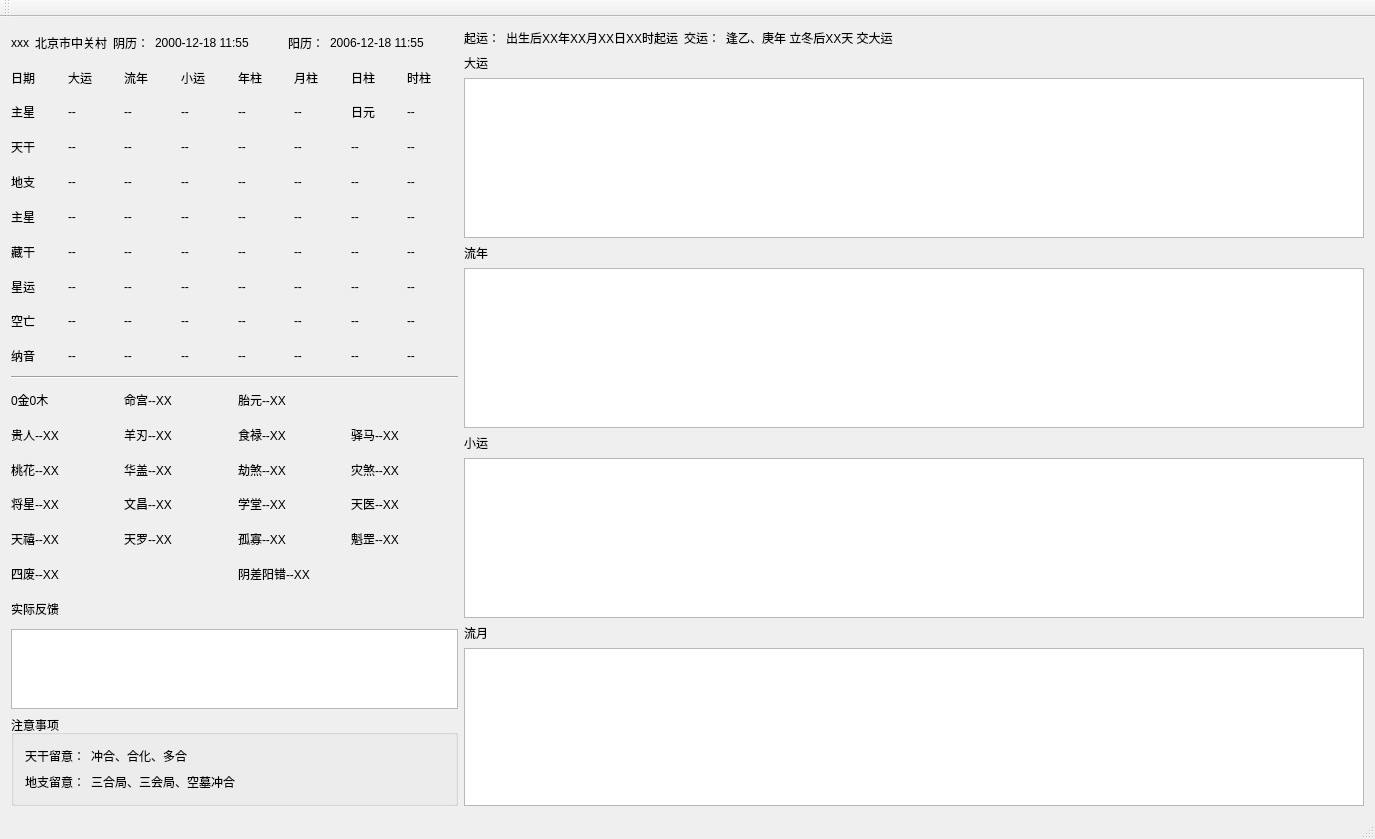
<?xml version="1.0" encoding="UTF-8"?>
<ui version="4.0">
 <class>MainWindow</class>
 <widget class="QMainWindow" name="MainWindow">
  <property name="geometry">
   <rect>
    <x>0</x>
    <y>0</y>
    <width>1375</width>
    <height>839</height>
   </rect>
  </property>
  <property name="windowTitle">
   <string>MainWindow</string>
  </property>
  <widget class="QWidget" name="centralWidget">
   <layout class="QGridLayout" name="gridLayout_2">
    <item row="0" column="0">
     <layout class="QGridLayout" name="gridLayout">
      <item row="0" column="0" rowspan="9">
       <layout class="QVBoxLayout" name="verticalLayout_6">
        <item>
         <layout class="QHBoxLayout" name="horizontalLayout_23">
          <item>
           <widget class="QLabel" name="label_Name_value">
            <property name="text">
             <string>xxx</string>
            </property>
           </widget>
          </item>
          <item>
           <widget class="QLabel" name="label_address">
            <property name="text">
             <string>北京市中关村</string>
            </property>
           </widget>
          </item>
          <item>
           <widget class="QLabel" name="label_lunar">
            <property name="text">
             <string>阴历：</string>
            </property>
           </widget>
          </item>
          <item>
           <widget class="QLabel" name="label_lunar_value">
            <property name="text">
             <string>2000-12-18 11:55</string>
            </property>
           </widget>
          </item>
          <item>
           <spacer name="horizontalSpacer_7">
            <property name="orientation">
             <enum>Qt::Horizontal</enum>
            </property>
            <property name="sizeHint" stdset="0">
             <size>
              <width>40</width>
              <height>20</height>
             </size>
            </property>
           </spacer>
          </item>
          <item>
           <widget class="QLabel" name="label_solar">
            <property name="text">
             <string>阳历：</string>
            </property>
           </widget>
          </item>
          <item>
           <widget class="QLabel" name="label_solar_value">
            <property name="text">
             <string>2006-12-18 11:55</string>
            </property>
           </widget>
          </item>
          <item>
           <spacer name="horizontalSpacer_8">
            <property name="orientation">
             <enum>Qt::Horizontal</enum>
            </property>
            <property name="sizeHint" stdset="0">
             <size>
              <width>40</width>
              <height>20</height>
             </size>
            </property>
           </spacer>
          </item>
         </layout>
        </item>
        <item>
         <layout class="QHBoxLayout" name="horizontalLayout_24">
          <item>
           <widget class="QLabel" name="label_date">
            <property name="text">
             <string>日期</string>
            </property>
           </widget>
          </item>
          <item>
           <widget class="QLabel" name="label_dayun">
            <property name="text">
             <string>大运</string>
            </property>
           </widget>
          </item>
          <item>
           <widget class="QLabel" name="label_liunian">
            <property name="text">
             <string>流年</string>
            </property>
           </widget>
          </item>
          <item>
           <widget class="QLabel" name="label_xiaoyun">
            <property name="text">
             <string>小运</string>
            </property>
           </widget>
          </item>
          <item>
           <widget class="QLabel" name="label_nianzhu">
            <property name="text">
             <string>年柱</string>
            </property>
           </widget>
          </item>
          <item>
           <widget class="QLabel" name="label_yuezhu">
            <property name="text">
             <string>月柱</string>
            </property>
           </widget>
          </item>
          <item>
           <widget class="QLabel" name="label_rizhu">
            <property name="text">
             <string>日柱</string>
            </property>
           </widget>
          </item>
          <item>
           <widget class="QLabel" name="label_shizhu">
            <property name="text">
             <string>时柱</string>
            </property>
           </widget>
          </item>
         </layout>
        </item>
        <item>
         <layout class="QHBoxLayout" name="horizontalLayout_25">
          <item>
           <widget class="QLabel" name="label_zhuxing">
            <property name="text">
             <string>主星</string>
            </property>
           </widget>
          </item>
          <item>
           <widget class="QLabel" name="label_zhuxing_dayun">
            <property name="text">
             <string>--</string>
            </property>
           </widget>
          </item>
          <item>
           <widget class="QLabel" name="label_zhuxing_liunian">
            <property name="text">
             <string>--</string>
            </property>
           </widget>
          </item>
          <item>
           <widget class="QLabel" name="label_zhuxing_xiaoyun">
            <property name="text">
             <string>--</string>
            </property>
           </widget>
          </item>
          <item>
           <widget class="QLabel" name="label_zhuxing_nianzhu">
            <property name="text">
             <string>--</string>
            </property>
           </widget>
          </item>
          <item>
           <widget class="QLabel" name="label_zhuxing_yuezhu">
            <property name="text">
             <string>--</string>
            </property>
           </widget>
          </item>
          <item>
           <widget class="QLabel" name="label_zhuxing_rizhu">
            <property name="text">
             <string>日元</string>
            </property>
           </widget>
          </item>
          <item>
           <widget class="QLabel" name="label_zhuxing_shizhu">
            <property name="text">
             <string>--</string>
            </property>
           </widget>
          </item>
         </layout>
        </item>
        <item>
         <layout class="QHBoxLayout" name="horizontalLayout_26">
          <item>
           <widget class="QLabel" name="label_tiangan">
            <property name="text">
             <string>天干</string>
            </property>
           </widget>
          </item>
          <item>
           <widget class="QLabel" name="label_tiangan_dayun">
            <property name="text">
             <string>--</string>
            </property>
           </widget>
          </item>
          <item>
           <widget class="QLabel" name="label_tiangan_liunian">
            <property name="text">
             <string>--</string>
            </property>
           </widget>
          </item>
          <item>
           <widget class="QLabel" name="label_tiangan_xiaoyun">
            <property name="text">
             <string>--</string>
            </property>
           </widget>
          </item>
          <item>
           <widget class="QLabel" name="label_tiangan_nianzhu">
            <property name="text">
             <string>--</string>
            </property>
           </widget>
          </item>
          <item>
           <widget class="QLabel" name="label_tiangan_yuezhu">
            <property name="text">
             <string>--</string>
            </property>
           </widget>
          </item>
          <item>
           <widget class="QLabel" name="label_tiangan_rizhu">
            <property name="text">
             <string>--</string>
            </property>
           </widget>
          </item>
          <item>
           <widget class="QLabel" name="label_tiangan_shizhu">
            <property name="text">
             <string>--</string>
            </property>
           </widget>
          </item>
         </layout>
        </item>
        <item>
         <layout class="QHBoxLayout" name="horizontalLayout_27">
          <item>
           <widget class="QLabel" name="label_dizhi">
            <property name="text">
             <string>地支</string>
            </property>
           </widget>
          </item>
          <item>
           <widget class="QLabel" name="label_dizhi_dayun">
            <property name="text">
             <string>--</string>
            </property>
           </widget>
          </item>
          <item>
           <widget class="QLabel" name="label_dizhi_liunian">
            <property name="text">
             <string>--</string>
            </property>
           </widget>
          </item>
          <item>
           <widget class="QLabel" name="label_dizhi_xiaoyun">
            <property name="text">
             <string>--</string>
            </property>
           </widget>
          </item>
          <item>
           <widget class="QLabel" name="label_dizhi_nianzhu">
            <property name="text">
             <string>--</string>
            </property>
           </widget>
          </item>
          <item>
           <widget class="QLabel" name="label_dizhi_yuezhu">
            <property name="text">
             <string>--</string>
            </property>
           </widget>
          </item>
          <item>
           <widget class="QLabel" name="label_dizhi_rizhu">
            <property name="text">
             <string>--</string>
            </property>
           </widget>
          </item>
          <item>
           <widget class="QLabel" name="label_dizhi_shizhu">
            <property name="text">
             <string>--</string>
            </property>
           </widget>
          </item>
         </layout>
        </item>
        <item>
         <layout class="QHBoxLayout" name="horizontalLayout_28">
          <item>
           <widget class="QLabel" name="label_dizhi_zhuxing">
            <property name="text">
             <string>主星</string>
            </property>
           </widget>
          </item>
          <item>
           <widget class="QLabel" name="label_dizhi_zhuxing_dayun">
            <property name="text">
             <string>--</string>
            </property>
           </widget>
          </item>
          <item>
           <widget class="QLabel" name="label_dizhi_zhuxing_liunian">
            <property name="text">
             <string>--</string>
            </property>
           </widget>
          </item>
          <item>
           <widget class="QLabel" name="label_dizhi_zhuxing_xiaoyun">
            <property name="text">
             <string>--</string>
            </property>
           </widget>
          </item>
          <item>
           <widget class="QLabel" name="label_dizhi_zhuxing_nianzhu">
            <property name="text">
             <string>--</string>
            </property>
           </widget>
          </item>
          <item>
           <widget class="QLabel" name="label_dizhi_zhuxing_yuezhu">
            <property name="text">
             <string>--</string>
            </property>
           </widget>
          </item>
          <item>
           <widget class="QLabel" name="label_dizhi_zhuxing_rizhu">
            <property name="text">
             <string>--</string>
            </property>
           </widget>
          </item>
          <item>
           <widget class="QLabel" name="label_dizhi_zhuxing_shizhu">
            <property name="text">
             <string>--</string>
            </property>
           </widget>
          </item>
         </layout>
        </item>
        <item>
         <layout class="QHBoxLayout" name="horizontalLayout_29">
          <item>
           <widget class="QLabel" name="label_canggan">
            <property name="text">
             <string>藏干</string>
            </property>
           </widget>
          </item>
          <item>
           <widget class="QLabel" name="label_canggan_dayun">
            <property name="text">
             <string>--</string>
            </property>
           </widget>
          </item>
          <item>
           <widget class="QLabel" name="label_canggan_liunian">
            <property name="text">
             <string>--</string>
            </property>
           </widget>
          </item>
          <item>
           <widget class="QLabel" name="label_canggan_xiaoyun">
            <property name="text">
             <string>--</string>
            </property>
           </widget>
          </item>
          <item>
           <widget class="QLabel" name="label_canggan_nianzhu">
            <property name="text">
             <string>--</string>
            </property>
           </widget>
          </item>
          <item>
           <widget class="QLabel" name="label_canggan_yuezhu">
            <property name="text">
             <string>--</string>
            </property>
           </widget>
          </item>
          <item>
           <widget class="QLabel" name="label_canggan_rizhu">
            <property name="text">
             <string>--</string>
            </property>
           </widget>
          </item>
          <item>
           <widget class="QLabel" name="label_canggan_shizhu">
            <property name="text">
             <string>--</string>
            </property>
           </widget>
          </item>
         </layout>
        </item>
        <item>
         <layout class="QHBoxLayout" name="horizontalLayout_30">
          <item>
           <widget class="QLabel" name="label_xingyun">
            <property name="text">
             <string>星运</string>
            </property>
           </widget>
          </item>
          <item>
           <widget class="QLabel" name="label_xingyun_dayun">
            <property name="text">
             <string>--</string>
            </property>
           </widget>
          </item>
          <item>
           <widget class="QLabel" name="label_xingyun_liunian">
            <property name="text">
             <string>--</string>
            </property>
           </widget>
          </item>
          <item>
           <widget class="QLabel" name="label_xingyun_xiaoyun">
            <property name="text">
             <string>--</string>
            </property>
           </widget>
          </item>
          <item>
           <widget class="QLabel" name="label_xingyun_nianzhu">
            <property name="text">
             <string>--</string>
            </property>
           </widget>
          </item>
          <item>
           <widget class="QLabel" name="label_xingyun_yuezhu">
            <property name="text">
             <string>--</string>
            </property>
           </widget>
          </item>
          <item>
           <widget class="QLabel" name="label_xingyun_rizhu">
            <property name="text">
             <string>--</string>
            </property>
           </widget>
          </item>
          <item>
           <widget class="QLabel" name="label_xingyun_shizhu">
            <property name="text">
             <string>--</string>
            </property>
           </widget>
          </item>
         </layout>
        </item>
        <item>
         <layout class="QHBoxLayout" name="horizontalLayout_31">
          <item>
           <widget class="QLabel" name="label_kongwang">
            <property name="text">
             <string>空亡</string>
            </property>
           </widget>
          </item>
          <item>
           <widget class="QLabel" name="label_kongwang_dayun">
            <property name="text">
             <string>--</string>
            </property>
           </widget>
          </item>
          <item>
           <widget class="QLabel" name="label_kongwang_liunian">
            <property name="text">
             <string>--</string>
            </property>
           </widget>
          </item>
          <item>
           <widget class="QLabel" name="label_kongwang_xiaoyun">
            <property name="text">
             <string>--</string>
            </property>
           </widget>
          </item>
          <item>
           <widget class="QLabel" name="label_kongwang_nianzhu">
            <property name="text">
             <string>--</string>
            </property>
           </widget>
          </item>
          <item>
           <widget class="QLabel" name="label_kongwang_yuezhu">
            <property name="text">
             <string>--</string>
            </property>
           </widget>
          </item>
          <item>
           <widget class="QLabel" name="label_kongwang_rizhu">
            <property name="text">
             <string>--</string>
            </property>
           </widget>
          </item>
          <item>
           <widget class="QLabel" name="label_kongwang_shizhu">
            <property name="text">
             <string>--</string>
            </property>
           </widget>
          </item>
         </layout>
        </item>
        <item>
         <layout class="QHBoxLayout" name="horizontalLayout_32">
          <item>
           <widget class="QLabel" name="label_nayin">
            <property name="text">
             <string>纳音</string>
            </property>
           </widget>
          </item>
          <item>
           <widget class="QLabel" name="label_nayin_dayun">
            <property name="text">
             <string>--</string>
            </property>
           </widget>
          </item>
          <item>
           <widget class="QLabel" name="label_nayin_liunian">
            <property name="text">
             <string>--</string>
            </property>
           </widget>
          </item>
          <item>
           <widget class="QLabel" name="label_nayin_xiaoyun">
            <property name="text">
             <string>--</string>
            </property>
           </widget>
          </item>
          <item>
           <widget class="QLabel" name="label_nayin_nianzhu">
            <property name="text">
             <string>--</string>
            </property>
           </widget>
          </item>
          <item>
           <widget class="QLabel" name="label_nayin_yuezhu">
            <property name="text">
             <string>--</string>
            </property>
           </widget>
          </item>
          <item>
           <widget class="QLabel" name="label_nayin_rizhu">
            <property name="text">
             <string>--</string>
            </property>
           </widget>
          </item>
          <item>
           <widget class="QLabel" name="label_nayin_shizhu">
            <property name="text">
             <string>--</string>
            </property>
           </widget>
          </item>
         </layout>
        </item>
        <item>
         <widget class="Line" name="line_2">
          <property name="orientation">
           <enum>Qt::Horizontal</enum>
          </property>
         </widget>
        </item>
        <item>
         <layout class="QHBoxLayout" name="horizontalLayout_33">
          <item>
           <widget class="QLabel" name="label_wuxingbili">
            <property name="text">
             <string>0金0木</string>
            </property>
           </widget>
          </item>
          <item>
           <widget class="QLabel" name="label_minggong">
            <property name="text">
             <string>命宫--XX</string>
            </property>
           </widget>
          </item>
          <item>
           <widget class="QLabel" name="label_taiyuan">
            <property name="text">
             <string>胎元--XX</string>
            </property>
           </widget>
          </item>
          <item>
           <widget class="QLabel" name="label_zwf00">
            <property name="text">
             <string/>
            </property>
           </widget>
          </item>
         </layout>
        </item>
        <item>
         <layout class="QHBoxLayout" name="horizontalLayout_34">
          <item>
           <widget class="QLabel" name="label_guiren">
            <property name="text">
             <string>贵人--XX</string>
            </property>
           </widget>
          </item>
          <item>
           <widget class="QLabel" name="label_yangren">
            <property name="text">
             <string>羊刃--XX</string>
            </property>
           </widget>
          </item>
          <item>
           <widget class="QLabel" name="label_shilu">
            <property name="text">
             <string>食禄--XX</string>
            </property>
           </widget>
          </item>
          <item>
           <widget class="QLabel" name="label_yima">
            <property name="text">
             <string>驿马--XX</string>
            </property>
           </widget>
          </item>
         </layout>
        </item>
        <item>
         <layout class="QHBoxLayout" name="horizontalLayout_35">
          <item>
           <widget class="QLabel" name="label_taohua">
            <property name="text">
             <string>桃花--XX</string>
            </property>
           </widget>
          </item>
          <item>
           <widget class="QLabel" name="label_huagai">
            <property name="text">
             <string>华盖--XX</string>
            </property>
           </widget>
          </item>
          <item>
           <widget class="QLabel" name="label_jiesha">
            <property name="text">
             <string>劫煞--XX</string>
            </property>
           </widget>
          </item>
          <item>
           <widget class="QLabel" name="label_zaisha">
            <property name="text">
             <string>灾煞--XX</string>
            </property>
           </widget>
          </item>
         </layout>
        </item>
        <item>
         <layout class="QHBoxLayout" name="horizontalLayout_36">
          <item>
           <widget class="QLabel" name="label_jiangxin">
            <property name="text">
             <string>将星--XX</string>
            </property>
           </widget>
          </item>
          <item>
           <widget class="QLabel" name="label_wencang">
            <property name="text">
             <string>文昌--XX</string>
            </property>
           </widget>
          </item>
          <item>
           <widget class="QLabel" name="label_xuetang">
            <property name="text">
             <string>学堂--XX</string>
            </property>
           </widget>
          </item>
          <item>
           <widget class="QLabel" name="label_tianyi">
            <property name="text">
             <string>天医--XX</string>
            </property>
           </widget>
          </item>
         </layout>
        </item>
        <item>
         <layout class="QHBoxLayout" name="horizontalLayout_37">
          <item>
           <widget class="QLabel" name="label_tianxi">
            <property name="text">
             <string>天禧--XX</string>
            </property>
           </widget>
          </item>
          <item>
           <widget class="QLabel" name="label_tianluo">
            <property name="text">
             <string>天罗--XX</string>
            </property>
           </widget>
          </item>
          <item>
           <widget class="QLabel" name="label_gugua">
            <property name="text">
             <string>孤寡--XX</string>
            </property>
           </widget>
          </item>
          <item>
           <widget class="QLabel" name="label_kuigang">
            <property name="text">
             <string>魁罡--XX</string>
            </property>
           </widget>
          </item>
         </layout>
        </item>
        <item>
         <layout class="QHBoxLayout" name="horizontalLayout_38">
          <item>
           <widget class="QLabel" name="label_sifei">
            <property name="text">
             <string>四废--XX</string>
            </property>
           </widget>
          </item>
          <item>
           <widget class="QLabel" name="label_ycycuo">
            <property name="text">
             <string>阴差阳错--XX</string>
            </property>
           </widget>
          </item>
         </layout>
        </item>
        <item>
         <widget class="QLabel" name="label_shijifankui">
          <property name="text">
           <string>实际反馈</string>
          </property>
         </widget>
        </item>
        <item>
         <widget class="QPlainTextEdit" name="plainTextEdit">
          <property name="minimumSize">
           <size>
            <width>0</width>
            <height>50</height>
           </size>
          </property>
          <property name="maximumSize">
           <size>
            <width>16777215</width>
            <height>80</height>
           </size>
          </property>
         </widget>
        </item>
       </layout>
      </item>
      <item row="0" column="1">
       <layout class="QHBoxLayout" name="horizontalLayout_22">
        <item>
         <layout class="QHBoxLayout" name="horizontalLayout_39">
          <item>
           <widget class="QLabel" name="label_qiyun">
            <property name="acceptDrops">
             <bool>false</bool>
            </property>
            <property name="layoutDirection">
             <enum>Qt::LeftToRight</enum>
            </property>
            <property name="text">
             <string>起运：</string>
            </property>
           </widget>
          </item>
          <item>
           <widget class="QLabel" name="label_qiyun_value">
            <property name="text">
             <string>出生后XX年XX月XX日XX时起运</string>
            </property>
           </widget>
          </item>
         </layout>
        </item>
        <item>
         <layout class="QHBoxLayout" name="horizontalLayout_40">
          <item>
           <widget class="QLabel" name="label_jiaoyun">
            <property name="acceptDrops">
             <bool>false</bool>
            </property>
            <property name="layoutDirection">
             <enum>Qt::LeftToRight</enum>
            </property>
            <property name="text">
             <string>交运：</string>
            </property>
           </widget>
          </item>
          <item>
           <widget class="QLabel" name="label_jiaoyun_value">
            <property name="text">
             <string>逢乙、庚年 立冬后XX天 交大运</string>
            </property>
           </widget>
          </item>
         </layout>
        </item>
        <item>
         <spacer name="horizontalSpacer_5">
          <property name="orientation">
           <enum>Qt::Horizontal</enum>
          </property>
          <property name="sizeHint" stdset="0">
           <size>
            <width>40</width>
            <height>20</height>
           </size>
          </property>
         </spacer>
        </item>
       </layout>
      </item>
      <item row="1" column="1">
       <widget class="QLabel" name="label_dayun2">
        <property name="text">
         <string>大运</string>
        </property>
       </widget>
      </item>
      <item row="2" column="1">
       <widget class="QTableWidget" name="tableWidget_dayun">
        <property name="minimumSize">
         <size>
          <width>900</width>
          <height>0</height>
         </size>
        </property>
       </widget>
      </item>
      <item row="3" column="1">
       <widget class="QLabel" name="label_liunian2">
        <property name="text">
         <string>流年</string>
        </property>
       </widget>
      </item>
      <item row="4" column="1">
       <widget class="QTableWidget" name="tableWidget_liunian">
        <property name="minimumSize">
         <size>
          <width>900</width>
          <height>0</height>
         </size>
        </property>
       </widget>
      </item>
      <item row="5" column="1">
       <widget class="QLabel" name="label_xiaoyun2">
        <property name="text">
         <string>小运</string>
        </property>
       </widget>
      </item>
      <item row="6" column="1">
       <widget class="QTableWidget" name="tableWidget_xiaoyun">
        <property name="minimumSize">
         <size>
          <width>900</width>
          <height>0</height>
         </size>
        </property>
       </widget>
      </item>
      <item row="7" column="1">
       <widget class="QLabel" name="label_liuyue">
        <property name="text">
         <string>流月</string>
        </property>
       </widget>
      </item>
      <item row="8" column="1" rowspan="2">
       <widget class="QTableWidget" name="tableWidget_liuyue">
        <property name="minimumSize">
         <size>
          <width>900</width>
          <height>0</height>
         </size>
        </property>
       </widget>
      </item>
      <item row="9" column="0">
       <widget class="QGroupBox" name="groupBox_2">
        <property name="title">
         <string>注意事项</string>
        </property>
        <layout class="QGridLayout" name="gridLayout_4">
         <item row="0" column="0">
          <layout class="QHBoxLayout" name="horizontalLayout_41">
           <item>
            <widget class="QLabel" name="label_tianganliuyi">
             <property name="text">
              <string>天干留意：</string>
             </property>
            </widget>
           </item>
           <item>
            <widget class="QLabel" name="label_tianganliuyi_value">
             <property name="text">
              <string>冲合、合化、多合</string>
             </property>
            </widget>
           </item>
           <item>
            <spacer name="horizontalSpacer_3">
             <property name="orientation">
              <enum>Qt::Horizontal</enum>
             </property>
             <property name="sizeHint" stdset="0">
              <size>
               <width>138</width>
               <height>20</height>
              </size>
             </property>
            </spacer>
           </item>
          </layout>
         </item>
         <item row="1" column="0">
          <layout class="QHBoxLayout" name="horizontalLayout_42">
           <item>
            <widget class="QLabel" name="label_dizhiliuyi">
             <property name="text">
              <string>地支留意：</string>
             </property>
            </widget>
           </item>
           <item>
            <widget class="QLabel" name="label_dizhiliuyi_value">
             <property name="text">
              <string>三合局、三会局、空墓冲合</string>
             </property>
            </widget>
           </item>
           <item>
            <spacer name="horizontalSpacer_4">
             <property name="orientation">
              <enum>Qt::Horizontal</enum>
             </property>
             <property name="sizeHint" stdset="0">
              <size>
               <width>40</width>
               <height>20</height>
              </size>
             </property>
            </spacer>
           </item>
          </layout>
         </item>
        </layout>
       </widget>
      </item>
     </layout>
    </item>
   </layout>
  </widget>
  <widget class="QMenuBar" name="menuBar">
   <property name="geometry">
    <rect>
     <x>0</x>
     <y>0</y>
     <width>1375</width>
     <height>23</height>
    </rect>
   </property>
  </widget>
  <widget class="QToolBar" name="mainToolBar">
   <attribute name="toolBarArea">
    <enum>TopToolBarArea</enum>
   </attribute>
   <attribute name="toolBarBreak">
    <bool>false</bool>
   </attribute>
  </widget>
  <widget class="QStatusBar" name="statusBar"/>
 </widget>
 <layoutdefault spacing="6" margin="11"/>
 <resources/>
 <connections/>
</ui>
